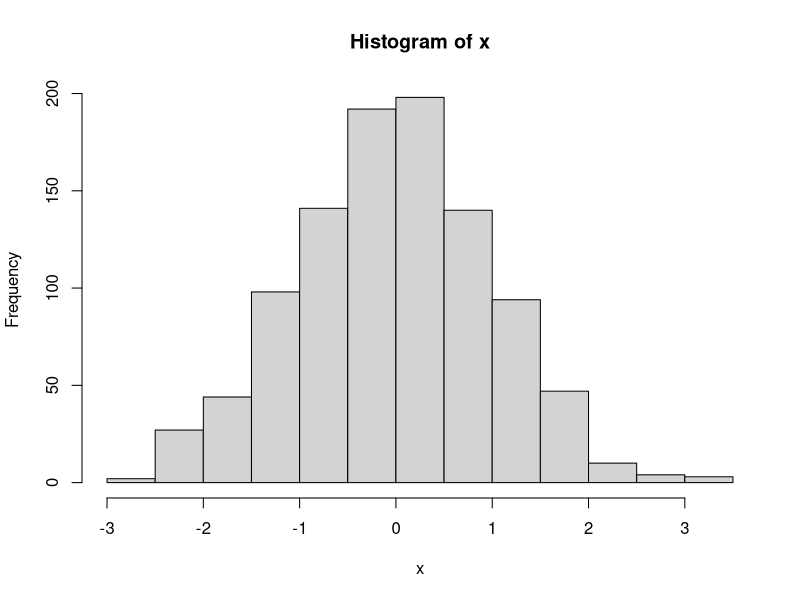
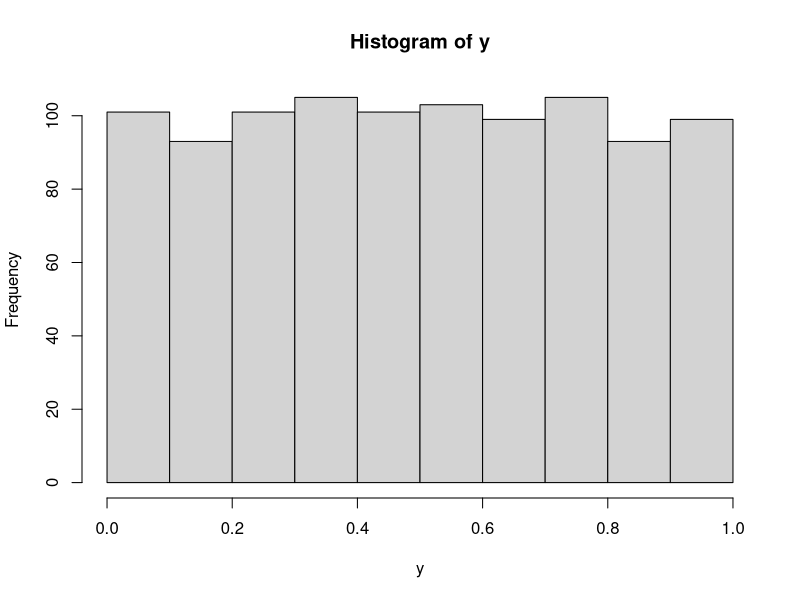

Generate these figures, in order, with R:
## ---- chunk 1
x <- rnorm(1000)
hist(x)

y <- runif(1000)
hist(y)
## ---- chunk 2
set.seed(1)
rnorm(5)
rnorm(10)

set.seed(1)
rnorm(5)
